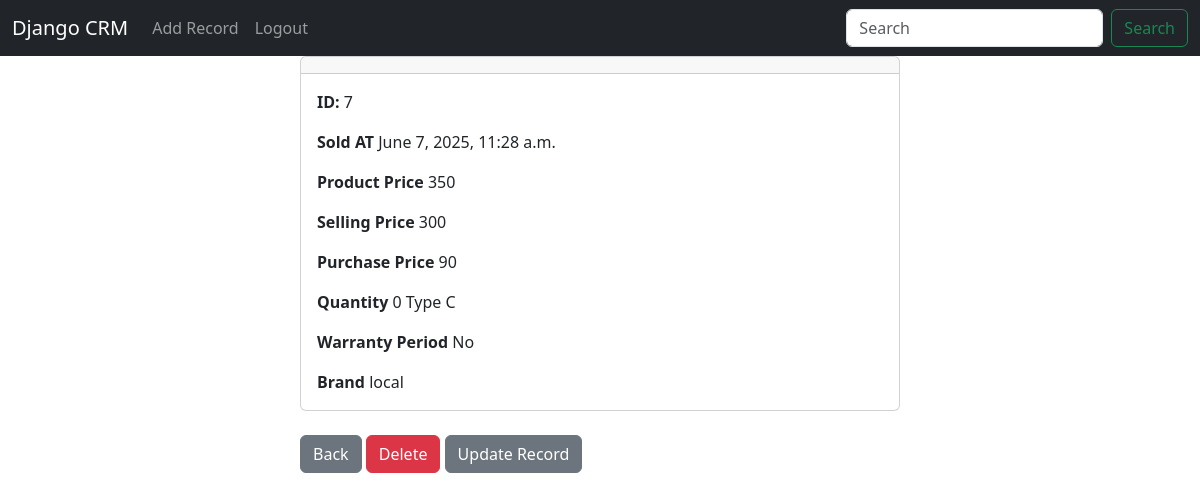
The app's page /customer_record/7 (signed in) with its own data.
### myapp/models.py (models this page shows, shortened)
class Record(models.Model):
    sold_At = models.DateTimeField(auto_now_add=True)
    product_name = models.CharField(max_length=100)
    product_Price = models.CharField(max_length=100, blank=True, null=True)
    selling_price = models.CharField(max_length=15, blank=True, null=True)
    perchase_price = models.CharField(max_length=255, blank=True, null=True)
    quantity  = models.CharField(max_length=255, blank=True, null=True)
    warranty_period = models.CharField(max_length=255, blank=True, null=True)
    brand  = models.CharField(max_length=20, blank=True, null=True)

### myapp/views.py (the view)
# urls.py: path('customer_record/<int:pk>', views.customer_record, name='record'),
def customer_record(request, pk):
    if request.user.is_authenticated:
        customer_record = Record.objects.get(id=pk)  # Fetch the record by id as primary key
        return render(request, 'record.html', {'customer_record':customer_record })  # Pass the record to the template
    else:
        messages.success(request, 'You must be logged in to view customer records.')
        return redirect('homepage')

### templates/record.html (shortened to what this page needs)
{% extends "base.html" %}
{% block content %}
<div class="col-md-6 offset-md-3">
    <div class="card">
  <div class="card-header">
  </div>
  <div class="card-body">
    <p class="card-text">
        <strong>ID: </strong> {{ customer_record.id }}<br/>
    </p>
    <p class="card-text">
        <strong>Sold AT </strong> {{ customer_record.sold_At }}<br/>
    </p>
    <p class="card-text">
        <strong>Product Price </strong> {{ customer_record.product_Price }}<br/>
    </p>
    <p class="card-text">
        <strong>Selling Price </strong> {{ customer_record.selling_price }}<br/>
    </p>
    <p class="card-text">
        <strong>Purchase Price </strong> {{ customer_record.perchase_price }}<br/>
    </p>
    <p class="card-text">
        <strong> Quantity </strong> {{ customer_record.quantity }}<br/>
    </p>
    <p class="card-text">
        <strong>Warranty Period </strong> {{ customer_record.warranty_period }}<br/>
    </p>
    <p class="card-text">
        <strong>Brand </strong> {{ customer_record.brand }}<br/>
    </p>
  </div>
</div><br/>
<a href="{% url 'homepage' %}" class="btn btn-secondary">Back</a>
<a href="{% url 'delete_record' customer_record.id %}" class="btn btn-danger">Delete</a>
<a href="{% url 'update_record' customer_record.id %}" class="btn btn-secondary">Update Record</a>
</div>
{% endblock %}

### records on screen
Record: id "7", sold_At "June 7, 2025, 11:28 a.m.", product_Price "350", selling_price "300", perchase_price "90", quantity "0 Type C", warranty_period "No", brand "local"
